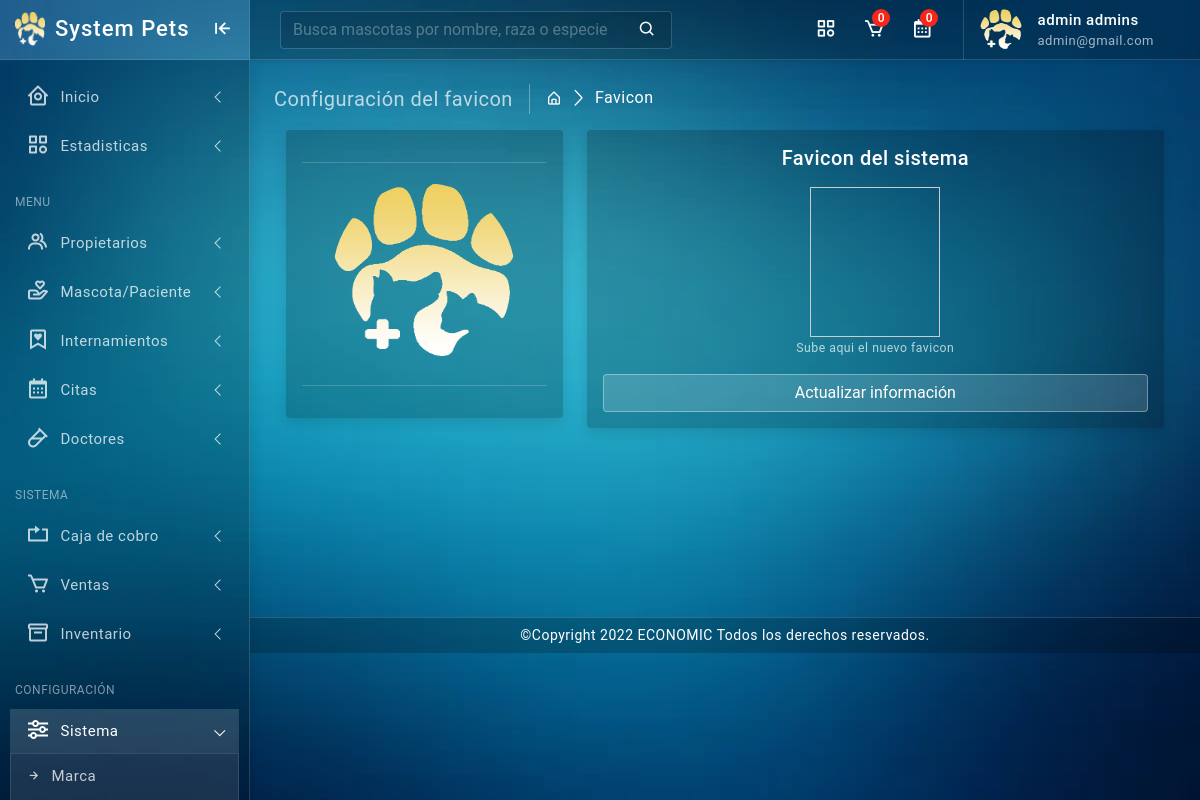
The app's page /manager/config_favicon (signed in) with its own data.
### tables this page shows
CREATE TABLE `configuracion` (
  `id_configuracion` int(11) NOT NULL,
  `marca` varchar(200) NOT NULL,
  `titulo` varchar(200) NOT NULL,
  `favicon` varchar(200) NOT NULL,
  `logo` varchar(200) NOT NULL,
  `color` varchar(200) NOT NULL,
  `color_manager` varchar(50) NOT NULL,
  `color_user` varchar(50) NOT NULL,
  `pie_pagina` text NOT NULL,
  `telefono` varchar(50) NOT NULL
);

### manager/include/favicon.php (called while the page is built, shortened)
<?php
require("../conexion/conexion.php");
$configuracion="SELECT favicon FROM configuracion ";
$config=mysqli_query($mysqli,$configuracion);
while ($conf=mysqli_fetch_row ($config)){
	$favicon=$conf[0];
}
?>

### manager/config_favicon.php (the view, shortened to what this page needs)
<!doctype html>
<html lang="en">
<head>
	<?php include'include/favicon.php' ?>
	<link href="../assets/plugins/simplebar/css/simplebar.css" rel="stylesheet" />
	<link href="../assets/plugins/perfect-scrollbar/css/perfect-scrollbar.css" rel="stylesheet" />
	<link href="../assets/plugins/metismenu/css/metisMenu.min.css" rel="stylesheet" />
	<link href="../assets/plugins/datatable/css/dataTables.bootstrap5.min.css" rel="stylesheet" />
	<link href="../assets/css/pace.min.css" rel="stylesheet" />
	<link href="../assets/css/bootstrap.min.css" rel="stylesheet">
	<link href="../assets/css/bootstrap-extended.css" rel="stylesheet">
	<link href="../assets/css/app.css" rel="stylesheet">
	<link href="../assets/css/icons.css" rel="stylesheet">
	<link href="../assets/css/sweetalert2.min.css" rel="stylesheet">
	<link href="../assets/css/style.css" rel="stylesheet">
</head>
<?php
require("../conexion/conexion.php");
$configuracion="SELECT color_manager FROM configuracion ";
$config=mysqli_query($mysqli,$configuracion);
while ($conf=mysqli_fetch_row ($config)){
	$color_manager=$conf[0];
}
?>
<body class="bg-theme <?php echo $color_manager ?>">
	<div class="wrapper">
		<?php include'include/wrapper.php' ?>
		<?php include'include/header.php' ?>
		<div class="page-wrapper">
			<div class="page-content">
				<div class="page-breadcrumb d-none d-sm-flex align-items-center mb-3">
					<div class="breadcrumb-title pe-3">Configuración del favicon</div>
					<div class="ps-3">
						<nav aria-label="breadcrumb">
							<ol class="breadcrumb mb-0 p-0">
								<li class="breadcrumb-item"><a href="estadisticas"><i class="bx bx-home-alt"></i></a>
								</li>
								<li class="breadcrumb-item active" aria-current="page">Favicon</li>
							</ol>
						</nav>
					</div>
				</div>
				<?php
				require("../conexion/conexion.php");
				$config_="SELECT * FROM configuracion WHERE id_configuracion='1'";
				$config=mysqli_query($mysqli,$config_);
				$result = mysqli_num_rows($config);
				if ($result > 0) {
					while ($conf=mysqli_fetch_row ($config)){
						$favicon = $conf[3];
					}
				}
				?>
				<div class="container">
					<div class="main-body">
						<div class="row">
							<div class="col-lg-4">
								<div class="card">
									<div class="card-body">
										<hr class="my-3" />
										<div class="d-flex flex-column align-items-center text-center">
											<img src="../assets/img/favicon/<?php echo $favicon ?>" alt="Admin" class="rounded-circle p-1 " width="190" height="190">
										</div>
										<hr class="my-3" />
									</div>
								</div>
							</div>
							<div class="col-lg-8">
								<div class="card">
									<div class="card-body">
										<div class="row">
											<div class="col-sm-12">
												<center><h5 class="mb-3">Favicon del sistema</h5></center>
											</div>
										</div>
										<div class="row mb-3">
											<center>
												<div class="photo">
													<br>
													<div class="prevPhoto">
														<label for="foto"></label>
													</div>
												</div>
												<small class="color_blanco">Sube aqui el nuevo favicon</small>
											</center>
										</div>
										<div class="row">
											<div class="col-sm-12 d-grid gap-2">
												<button type="button" class="btn btn-light px-4 btn-block" id="favicon-editar">Actualizar información</button>
											</div>
										</div>
									</div>
								</div>
							</div>
						</div>
					</div>
				</div>
			</div>
		</div>
		<?php include'include/footer.php' ?>
	</div>
</body>
</html>

### manager/include/wrapper.php (shortened to what this page needs)
<div class="sidebar-wrapper" data-simplebar="true">
	<div class="sidebar-header">
		<div>
			<img src="../assets/img/favicon/<?php echo $favicon ?>" width="20" class="logo-icon" alt="logo icon">
		</div>
		<div>
			<?php
			require("../conexion/conexion.php");
			$configuracion="SELECT marca FROM configuracion ";
			$config=mysqli_query($mysqli,$configuracion);
			while ($conf=mysqli_fetch_row ($config)){
				$marca=$conf[0];
			}
			?>
			<h4 class="logo-text text-capitalize"><?php echo $marca ?></h4>
		</div>
		<div class="toggle-icon ms-auto"><i class='bx bx-arrow-to-left'></i>
		</div>
	</div>
	<ul class="metismenu" id="menu">
		<li>
			<a href="index" class="has-arrow">
				<div class="parent-icon"><i class='bx bx-home-circle'></i>
				</div>
				<div class="menu-title">Inicio</div>
			</a>
		</li>
		<li>
			<a href="estadisticas" class="has-arrow">
				<div class="parent-icon"><i class="bx bx-category"></i>
				</div>
				<div class="menu-title">Estadisticas</div>
			</a>
		</li>
		<li class="menu-label">Menu</li>
		<li>
			<a href="usuarios" class="has-arrow">
				<div class="parent-icon"><i class='bx bx-group'></i>
				</div>
				<div class="menu-title">Propietarios</div>
			</a>
		</li>
		<li>
			<a href="mascotas" class="has-arrow">
				<div class="parent-icon"><i class='bx bx-donate-heart'></i>
				</div>
				<div class="menu-title">Mascota/Paciente</div>
			</a>
		</li>
		<li>
			<a href="internamientos" class="has-arrow">
				<div class="parent-icon"><i class='bx bx-bookmark-heart'></i>
				</div>
				<div class="menu-title">Internamientos</div>
			</a>
		</li>
		<li>
			<a href="citas" class="has-arrow">
				<div class="parent-icon"><i class='bx bx-calendar'></i>
				</div>
				<div class="menu-title">Citas</div>
			</a>
		</li>
		<li>
			<a href="doctores" class="has-arrow">
				<div class="parent-icon"><i class='bx bx-vial'></i>
				</div>
				<div class="menu-title">Doctores</div>
			</a>
		</li>
		<li class="menu-label">Sistema</li>
		<li>
			<a href="caja" class="has-arrow">
				<div class="parent-icon"><i class="bx bx-repeat"></i>
				</div>
				<div class="menu-title">Caja de cobro</div>
			</a>
		</li>
		<li>
			<a href="ventas" class="has-arrow">
				<div class="parent-icon"><i class='bx bx-cart'></i>
				</div>
				<div class="menu-title">Ventas</div>
			</a>
		</li>
		<li>
			<a href="inventario" class="has-arrow">
				<div class="parent-icon"><i class="bx bx-box"></i>
				</div>
				<div class="menu-title">Inventario</div>
			</a>
		</li>
		<li class="menu-label">Configuración</li>
		<li>
			<a class="has-arrow" href="javascript:;">
				<div class="parent-icon"><i class="bx bx-slider-alt"></i>
				</div>
				<div class="menu-title">Sistema</div>
			</a>
			<ul>
				<li> <a href="config_marca"><i class="bx bx-right-arrow-alt"></i>Marca</a>
				</li>
			</ul>
		</li>
	</ul>
</div>

### manager/include/header.php (shortened to what this page needs)
<header>
	<div class="topbar d-flex align-items-center">
		<nav class="navbar navbar-expand">
			<div class="search-bar flex-grow-1">
				<div class="position-relative search-bar-box">
					<form action="<?php $_SERVER['PHP_SELF']; ?>mascotas" method="POST">
						<input type="text" class="form-control search-control" name="nombre_busqueda" placeholder="Busca mascotas por nombre, raza o especie">
						<span class="position-absolute top-50 search-show translate-middle-y"><i class='bx bx-search'></i></span>
					</form>
				</div>
			</div>
			<div class="top-menu ms-auto">
				<ul class="navbar-nav align-items-center">
					<li class="nav-item dropdown dropdown-large">
						<a class="nav-link dropdown-toggle dropdown-toggle-nocaret" href="#" role="button" data-bs-toggle="dropdown" aria-expanded="false">	<i class='bx bx-category'></i>
						</a>
					</li>
					<li class="nav-item dropdown dropdown-large">
						<a class="nav-link dropdown-toggle dropdown-toggle-nocaret position-relative" href="#" role="button" data-bs-toggle="dropdown" aria-expanded="false"> <span class="alert-count">
							<?php
							require("../conexion/conexion.php");
							$ventas_ = mysqli_query($mysqli, "SELECT COUNT(*) AS total FROM ventas WHERE estado='0'");
							$ventas = mysqli_fetch_assoc($ventas_);
							echo $ventas["total"];
							?>
						</span>
						<i class='bx bx-cart'></i>
					</a>
				</li>
				<li class="nav-item dropdown dropdown-large">
					<a class="nav-link dropdown-toggle dropdown-toggle-nocaret position-relative" href="#" role="button" data-bs-toggle="dropdown" aria-expanded="false"> <span class="alert-count">
						<?php
						require("../conexion/conexion.php");
						$citas_ = mysqli_query($mysqli, "SELECT COUNT(*) AS total FROM citas WHERE estado='0'");
						$citas = mysqli_fetch_assoc($citas_);
						echo $citas["total"];
						?>
					</span>
					<i class='bx bx-calendar'></i>
				</a>
			</li>
		</ul>
	</div>
	<?php
	require("../conexion/conexion.php");
	$configuracion="SELECT logo FROM configuracion ";
	$config=mysqli_query($mysqli,$configuracion);
	while ($conf=mysqli_fetch_row ($config)){
		$logo=$conf[0];
	}
	?>
	<div class="user-box dropdown">
		<a class="d-flex align-items-center nav-link dropdown-toggle dropdown-toggle-nocaret" href="#" role="button" data-bs-toggle="dropdown" aria-expanded="false">
			<img src="../assets/img/logo/<?php echo $logo ?>" class="user-img" alt="user avatar">
			<div class="user-info ps-3">
				<p class="user-name mb-0"><?php echo $_SESSION['nombre']." ".$_SESSION['apellidos']; ?></p>
				<p class="designattion mb-0"><?php echo $_SESSION['correo'] ?></p>
			</div>
		</a>
	</div>
</nav>
</div>
</header>

### manager/include/footer.php
<footer class="page-footer">
	<?php
	require("../conexion/conexion.php");
	$configuracion="SELECT pie_pagina FROM configuracion ";
	$config=mysqli_query($mysqli,$configuracion);
	while ($conf=mysqli_fetch_row ($config)){
		$pie_pagina=$conf[0];
		echo '<p class="mb-0">'.htmlentities($pie_pagina).'</p>';
	}
	?>
</footer>

### assets/css/style.css (style rules this page uses)
.prevPhoto { display: flex; justify-content: space-between; width: 130px; height: 150px; margin-top: -20px; border: 1px solid #CCC; position: relative; cursor: pointer; background-repeat: no-repeat; background-size: cover; background-position: center center; }
.prevPhoto label, .prevPhoto2 label { cursor: pointer; width: 100%; height: 100%; position: absolute; top: 0; left: 0; z-index: 2; }

### records on screen
configuracion: favicon (picture), marca "System Pets", logo (picture), pie_pagina "©Copyright 2022 ECONOMIC Todos los derechos reservados."

### other values on screen
$ventas["total"] "0"
$citas["total"] "0"
$_SESSION['nombre'] "admin"
$_SESSION['apellidos'] "admins"
$_SESSION['correo'] "admin@gmail.com"
